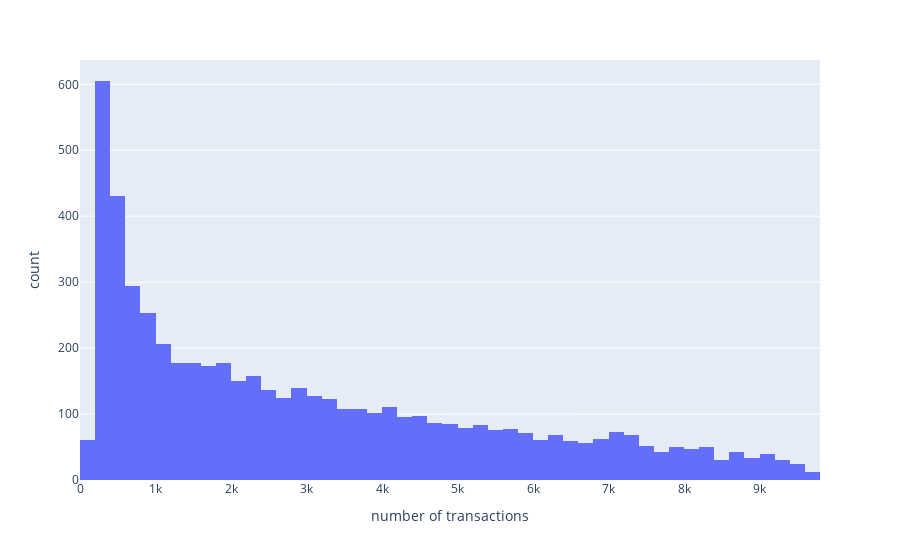

Write notebook code for a chart like this one.
### Code cell
fig = px.histogram(counts, x='count', 
             labels={'count':'number of transactions'})
fig.show()

### Figure 1 — Plotly figure (JSON) as saved in the notebook; plotly's stock layout.template omitted (floating-point values rounded to 4 significant figures; data arrays with more than 128 entries replaced by an {"elided": "..."} marker saying what was removed)
{"data": [{"alignmentgroup": "True", "bingroup": "x", "hoverlabel": {"namelength": 0}, "hovertemplate": "number of transactions=%{x}<br>count=%{y}", "legendgroup": "", "marker": {"color": "#636efa"}, "name": "", "offsetgroup": "", "orientation": "v", "showlegend": false, "type": "histogram", "x": {"elided": "5596 int values"}, "xaxis": "x", "yaxis": "y"}], "layout": {"autosize": true, "barmode": "relative", "legend": {"tracegroupgap": 0}, "margin": {"t": 60}, "xaxis": {"anchor": "y", "autorange": true, "domain": [0, 1], "range": [-0.5, 9800.0], "title": {"text": "number of transactions"}, "type": "linear"}, "yaxis": {"anchor": "x", "autorange": true, "domain": [0, 1], "range": [0, 636.8], "title": {"text": "count"}}}}
